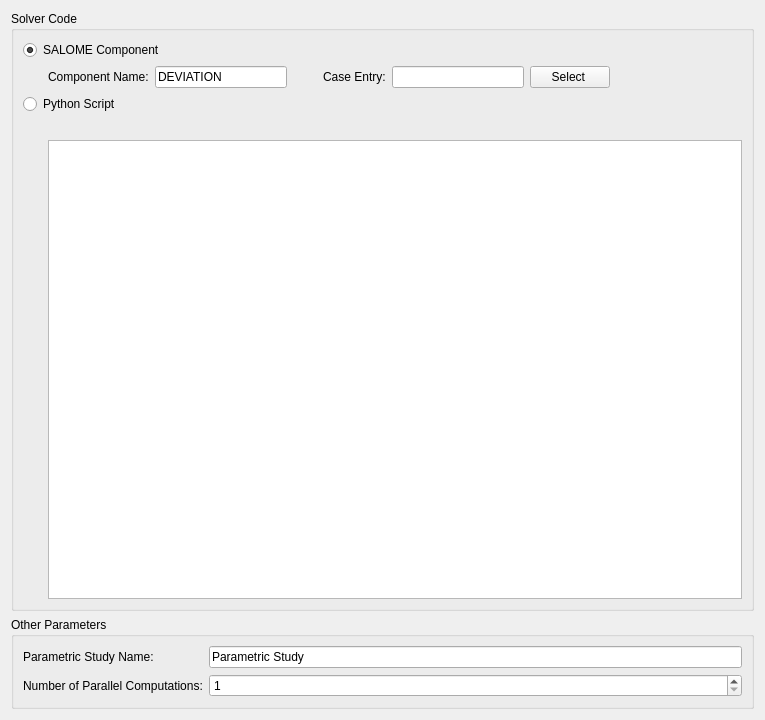
<?xml version="1.0" encoding="UTF-8"?>
<ui version="4.0">
 <class>ExecParams</class>
 <widget class="QWidget" name="ExecParams">
  <property name="geometry">
   <rect>
    <x>0</x>
    <y>0</y>
    <width>765</width>
    <height>720</height>
   </rect>
  </property>
  <property name="windowTitle">
   <string>Execution Parameters</string>
  </property>
  <layout class="QVBoxLayout" name="verticalLayout">
   <item>
    <widget class="QGroupBox" name="groupBox">
     <property name="title">
      <string>Solver Code</string>
     </property>
     <layout class="QVBoxLayout" name="verticalLayout_3">
      <item>
       <widget class="QRadioButton" name="salomeComponentRB">
        <property name="text">
         <string>SALOME Component</string>
        </property>
        <property name="checked">
         <bool>true</bool>
        </property>
        <attribute name="buttonGroup">
         <string notr="true">solverCodeTypeBG</string>
        </attribute>
       </widget>
      </item>
      <item>
       <layout class="QHBoxLayout" name="horizontalLayout">
        <item>
         <spacer name="horizontalSpacer_2">
          <property name="orientation">
           <enum>Qt::Horizontal</enum>
          </property>
          <property name="sizeType">
           <enum>QSizePolicy::Fixed</enum>
          </property>
          <property name="sizeHint" stdset="0">
           <size>
            <width>25</width>
            <height>10</height>
           </size>
          </property>
         </spacer>
        </item>
        <item>
         <widget class="QLabel" name="label">
          <property name="text">
           <string>Component Name:</string>
          </property>
         </widget>
        </item>
        <item>
         <widget class="QLineEdit" name="componentNameLE">
          <property name="text">
           <string>DEVIATION</string>
          </property>
         </widget>
        </item>
        <item>
         <spacer name="horizontalSpacer">
          <property name="orientation">
           <enum>Qt::Horizontal</enum>
          </property>
          <property name="sizeType">
           <enum>QSizePolicy::Fixed</enum>
          </property>
          <property name="sizeHint" stdset="0">
           <size>
            <width>30</width>
            <height>10</height>
           </size>
          </property>
         </spacer>
        </item>
        <item>
         <widget class="QLabel" name="label_2">
          <property name="text">
           <string>Case Entry:</string>
          </property>
         </widget>
        </item>
        <item>
         <widget class="QLineEdit" name="caseEntryLE">
          <property name="readOnly">
           <bool>true</bool>
          </property>
         </widget>
        </item>
        <item>
         <widget class="QPushButton" name="selectFromSalomeButton">
          <property name="text">
           <string>Select </string>
          </property>
         </widget>
        </item>
        <item>
         <spacer name="horizontalSpacer_4">
          <property name="orientation">
           <enum>Qt::Horizontal</enum>
          </property>
          <property name="sizeHint" stdset="0">
           <size>
            <width>40</width>
            <height>20</height>
           </size>
          </property>
         </spacer>
        </item>
       </layout>
      </item>
      <item>
       <widget class="QRadioButton" name="pythonScriptRB">
        <property name="text">
         <string>Python Script</string>
        </property>
        <attribute name="buttonGroup">
         <string notr="true">solverCodeTypeBG</string>
        </attribute>
       </widget>
      </item>
      <item>
       <layout class="QHBoxLayout" name="horizontalLayout_2">
        <item>
         <spacer name="horizontalSpacer_3">
          <property name="orientation">
           <enum>Qt::Horizontal</enum>
          </property>
          <property name="sizeType">
           <enum>QSizePolicy::Fixed</enum>
          </property>
          <property name="sizeHint" stdset="0">
           <size>
            <width>25</width>
            <height>13</height>
           </size>
          </property>
         </spacer>
        </item>
        <item>
         <layout class="QVBoxLayout" name="verticalLayout_2">
          <item>
           <widget class="QLabel" name="pyscriptLabel">
            <property name="font">
             <font>
              <italic>true</italic>
             </font>
            </property>
           </widget>
          </item>
          <item>
           <widget class="QTextEdit" name="pythonScriptTE"/>
          </item>
         </layout>
        </item>
       </layout>
      </item>
     </layout>
    </widget>
   </item>
   <item>
    <widget class="QGroupBox" name="groupBox_2">
     <property name="title">
      <string>Other Parameters</string>
     </property>
     <layout class="QFormLayout" name="formLayout">
      <item row="0" column="1">
       <widget class="QLineEdit" name="studyNameLE">
        <property name="text">
         <string>Parametric Study</string>
        </property>
       </widget>
      </item>
      <item row="6" column="0">
       <widget class="QLabel" name="label_4">
        <property name="text">
         <string>Number of Parallel Computations:</string>
        </property>
       </widget>
      </item>
      <item row="0" column="0">
       <widget class="QLabel" name="label_3">
        <property name="text">
         <string>Parametric Study Name:</string>
        </property>
       </widget>
      </item>
      <item row="6" column="1">
       <widget class="QSpinBox" name="nbParallelSB">
        <property name="minimum">
         <number>1</number>
        </property>
        <property name="maximum">
         <number>1000000</number>
        </property>
        <property name="value">
         <number>1</number>
        </property>
       </widget>
      </item>
     </layout>
    </widget>
   </item>
  </layout>
 </widget>
 <resources/>
 <connections/>
 <buttongroups>
  <buttongroup name="solverCodeTypeBG"/>
 </buttongroups>
</ui>
